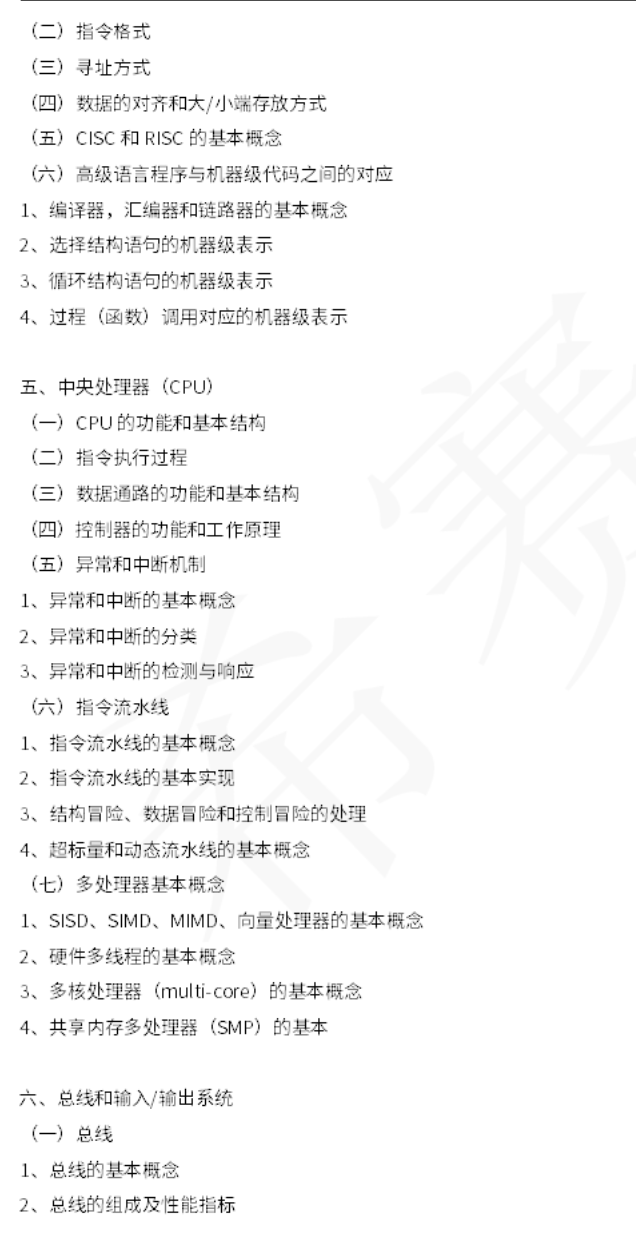
#> input picture J3.jpg, 636 x 1238 px
$ python picture_toWEN.py
#> lines starting #> are read from the running program, lines starting #| are printed output that depends on the picture
# -*- coding: utf-8 -*-

"""
@author: lucas
@Function:
@file: picture_toWEN.py
@time: 2023/12/19 09:29
"""
from PIL import Image
import pytesseract

# 加载图片
img = Image.open('J3.jpg')
#> img is the input picture: PIL image 636x1238 RGBA; mean R, G, B, A 246.6, 246.6, 246.6, 255

# 将图片转为灰度图像
img = img.convert('L')
#> img: PIL image 636x1238 L

# 图片二值化
threshold = 100
table = []
for i in range(256):
    if i < threshold:
        table.append(0)
    else:
        table.append(1)
img = img.point(table, '1')
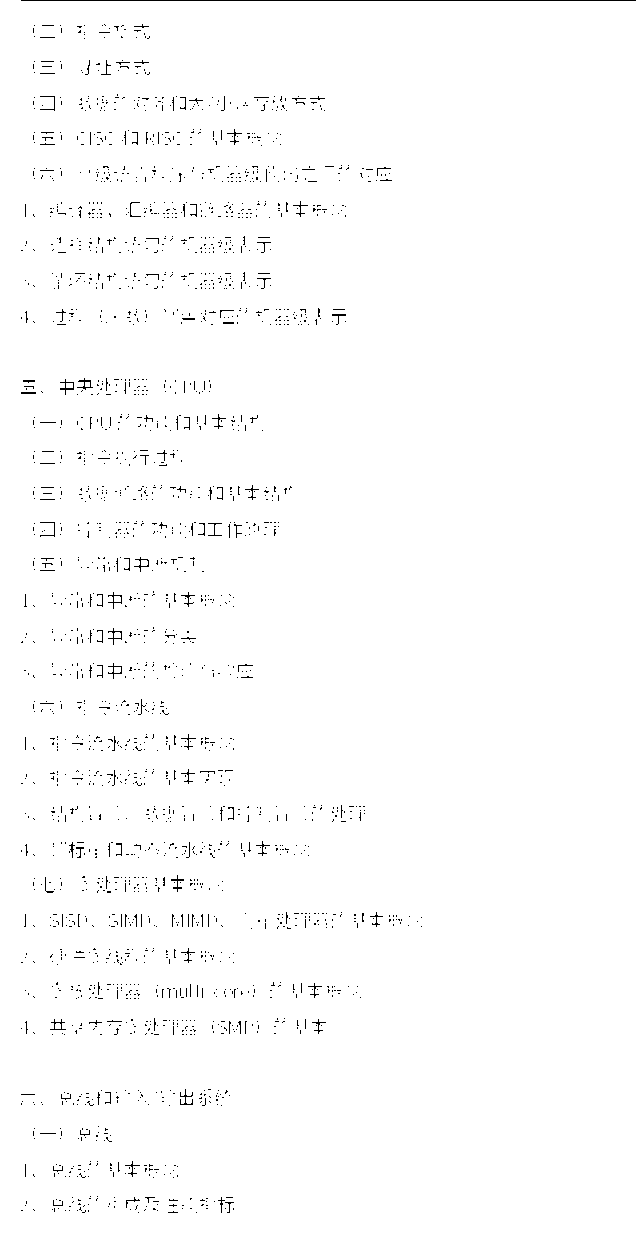
#> img: PIL image 636x1238 1; 98.8% white; black in thin lines or dots

# 识别图片中的文字
#> (the run stopped early here; a loop or call above may not have finished)
